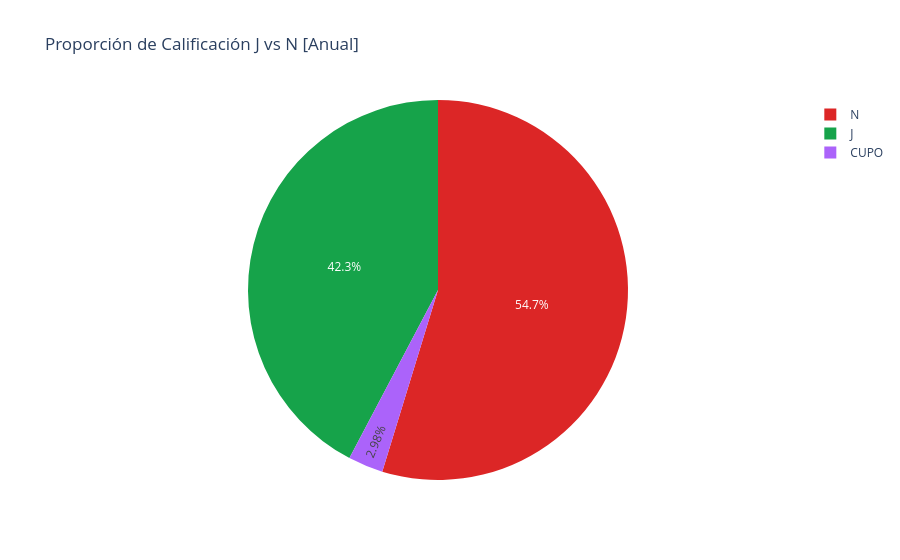

This figure's notebook cell:
### Code cell
pie_data = df['J y N'].value_counts().reset_index()
pie_data.columns = ['J y N', 'Cantidad']

fig1 = px.pie(
    pie_data,
    names='J y N',
    values='Cantidad',
    title='Proporción de Calificación J vs N [Anual]' ,
    color='J y N',
    color_discrete_map=jn_color_map
)

fig1.show()

### Figure 1 — Plotly figure (JSON) as saved in the notebook; plotly's stock layout.template omitted (floating-point values rounded to 4 significant figures)
{"data": [{"customdata": [["N"], ["J"], ["CUPO"]], "domain": {"x": [0, 1], "y": [0, 1]}, "hovertemplate": "J y N=%{customdata[0]}<br>Cantidad=%{value}<extra></extra>", "labels": ["N", "J", "CUPO"], "legendgroup": "", "marker": {"colors": ["#dc2626", "#16a34a", "#ab63fa"]}, "name": "", "showlegend": true, "type": "pie", "values": [44473, 34352, 2418]}], "layout": {"legend": {"tracegroupgap": 0}, "title": {"text": "Proporción de Calificación J vs N [Anual]"}}}
